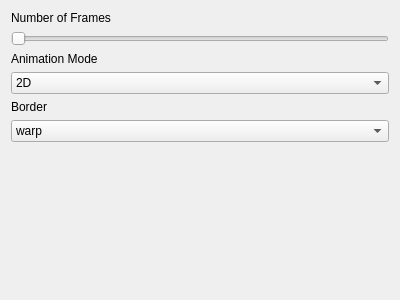
<?xml version="1.0" encoding="UTF-8"?>
<ui version="4.0">
 <class>Form</class>
 <widget class="QWidget" name="Form">
  <property name="geometry">
   <rect>
    <x>0</x>
    <y>0</y>
    <width>400</width>
    <height>300</height>
   </rect>
  </property>
  <property name="windowTitle">
   <string>Form</string>
  </property>
  <layout class="QVBoxLayout" name="verticalLayout">
   <item>
    <widget class="QLabel" name="label">
     <property name="text">
      <string>Number of Frames</string>
     </property>
    </widget>
   </item>
   <item>
    <widget class="QSlider" name="horizontalSlider">
     <property name="orientation">
      <enum>Qt::Horizontal</enum>
     </property>
    </widget>
   </item>
   <item>
    <widget class="QLabel" name="label_2">
     <property name="text">
      <string>Animation Mode</string>
     </property>
    </widget>
   </item>
   <item>
    <widget class="QComboBox" name="comboBox">
     <item>
      <property name="text">
       <string>2D</string>
      </property>
     </item>
     <item>
      <property name="text">
       <string>3D</string>
      </property>
     </item>
    </widget>
   </item>
   <item>
    <widget class="QLabel" name="label_3">
     <property name="text">
      <string>Border</string>
     </property>
    </widget>
   </item>
   <item>
    <widget class="QComboBox" name="comboBox_2">
     <item>
      <property name="text">
       <string>warp</string>
      </property>
     </item>
     <item>
      <property name="text">
       <string>replicate</string>
      </property>
     </item>
    </widget>
   </item>
   <item>
    <spacer name="verticalSpacer">
     <property name="orientation">
      <enum>Qt::Vertical</enum>
     </property>
     <property name="sizeHint" stdset="0">
      <size>
       <width>20</width>
       <height>40</height>
      </size>
     </property>
    </spacer>
   </item>
  </layout>
 </widget>
 <resources/>
 <connections/>
</ui>
